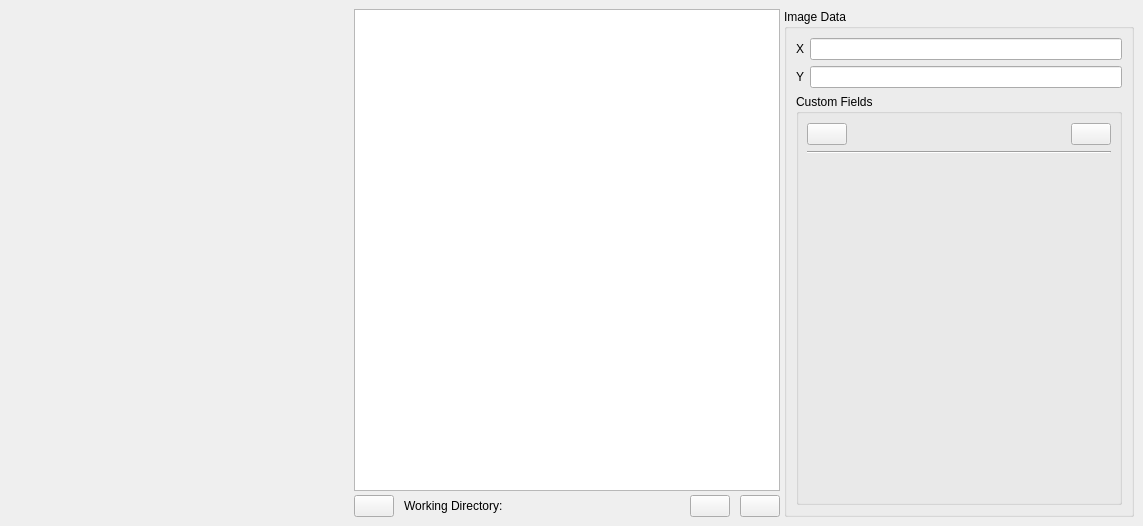
<?xml version="1.0" encoding="UTF-8"?>
<ui version="4.0">
 <class>CentralWidget</class>
 <widget class="QWidget" name="CentralWidget">
  <property name="geometry">
   <rect>
    <x>0</x>
    <y>0</y>
    <width>1143</width>
    <height>526</height>
   </rect>
  </property>
  <property name="windowTitle">
   <string>Form</string>
  </property>
  <layout class="QGridLayout" name="gridLayout">
   <property name="leftMargin">
    <number>0</number>
   </property>
   <property name="topMargin">
    <number>9</number>
   </property>
   <property name="rightMargin">
    <number>9</number>
   </property>
   <property name="bottomMargin">
    <number>9</number>
   </property>
   <property name="horizontalSpacing">
    <number>4</number>
   </property>
   <property name="verticalSpacing">
    <number>0</number>
   </property>
   <item row="0" column="0" rowspan="2">
    <widget class="QFrame" name="framePointWidget">
     <property name="sizePolicy">
      <sizepolicy hsizetype="Fixed" vsizetype="Preferred">
       <horstretch>0</horstretch>
       <verstretch>0</verstretch>
      </sizepolicy>
     </property>
     <property name="minimumSize">
      <size>
       <width>350</width>
       <height>0</height>
      </size>
     </property>
     <property name="maximumSize">
      <size>
       <width>16777215</width>
       <height>16777215</height>
      </size>
     </property>
     <property name="frameShape">
      <enum>QFrame::NoFrame</enum>
     </property>
     <property name="frameShadow">
      <enum>QFrame::Plain</enum>
     </property>
     <property name="lineWidth">
      <number>0</number>
     </property>
     <layout class="QVBoxLayout" name="verticalLayout">
      <property name="spacing">
       <number>0</number>
      </property>
      <property name="leftMargin">
       <number>0</number>
      </property>
      <property name="topMargin">
       <number>0</number>
      </property>
      <property name="rightMargin">
       <number>0</number>
      </property>
      <property name="bottomMargin">
       <number>0</number>
      </property>
     </layout>
    </widget>
   </item>
   <item row="0" column="1">
    <widget class="CentralGraphicsView" name="graphicsView"/>
   </item>
   <item row="1" column="1">
    <layout class="QHBoxLayout" name="horizontalLayout">
     <property name="spacing">
      <number>10</number>
     </property>
     <property name="topMargin">
      <number>4</number>
     </property>
     <item>
      <widget class="QPushButton" name="pushButtonFolder">
       <property name="toolTip">
        <string>Load folder of images.</string>
       </property>
       <property name="text">
        <string/>
       </property>
       <property name="icon">
        <iconset resource="../icons/ddg.qrc">
         <normaloff>:/icons/folder.svg</normaloff>:/icons/folder.svg</iconset>
       </property>
       <property name="iconSize">
        <size>
         <width>24</width>
         <height>24</height>
        </size>
       </property>
      </widget>
     </item>
     <item>
      <widget class="QLabel" name="label_3">
       <property name="text">
        <string>Working Directory:</string>
       </property>
      </widget>
     </item>
     <item>
      <widget class="QLabel" name="labelWorkingDirectory">
       <property name="text">
        <string/>
       </property>
      </widget>
     </item>
     <item>
      <spacer name="horizontalSpacer_2">
       <property name="orientation">
        <enum>Qt::Horizontal</enum>
       </property>
       <property name="sizeHint" stdset="0">
        <size>
         <width>40</width>
         <height>20</height>
        </size>
       </property>
      </spacer>
     </item>
     <item>
      <widget class="QPushButton" name="pushButtonZoomIn">
       <property name="toolTip">
        <string>Zoom in.</string>
       </property>
       <property name="text">
        <string/>
       </property>
       <property name="icon">
        <iconset resource="../icons/ddg.qrc">
         <normaloff>:/icons/zoom_in.svg</normaloff>:/icons/zoom_in.svg</iconset>
       </property>
       <property name="iconSize">
        <size>
         <width>24</width>
         <height>24</height>
        </size>
       </property>
      </widget>
     </item>
     <item>
      <widget class="QPushButton" name="pushButtonZoomOut">
       <property name="toolTip">
        <string>Zoom out.</string>
       </property>
       <property name="text">
        <string/>
       </property>
       <property name="icon">
        <iconset resource="../icons/ddg.qrc">
         <normaloff>:/icons/zoom_out.svg</normaloff>:/icons/zoom_out.svg</iconset>
       </property>
       <property name="iconSize">
        <size>
         <width>24</width>
         <height>24</height>
        </size>
       </property>
      </widget>
     </item>
    </layout>
   </item>
   <item row="0" column="2" rowspan="2">
    <widget class="QGroupBox" name="groupBoxImageData">
     <property name="minimumSize">
      <size>
       <width>350</width>
       <height>0</height>
      </size>
     </property>
     <property name="maximumSize">
      <size>
       <width>350</width>
       <height>16777215</height>
      </size>
     </property>
     <property name="title">
      <string>Image Data</string>
     </property>
     <layout class="QVBoxLayout" name="verticalLayout_2">
      <item>
       <layout class="QHBoxLayout" name="horizontalLayout_2">
        <item>
         <widget class="QLabel" name="label">
          <property name="text">
           <string>X</string>
          </property>
         </widget>
        </item>
        <item>
         <widget class="QLineEdit" name="lineEditX">
          <property name="sizePolicy">
           <sizepolicy hsizetype="Expanding" vsizetype="Fixed">
            <horstretch>0</horstretch>
            <verstretch>0</verstretch>
           </sizepolicy>
          </property>
         </widget>
        </item>
       </layout>
      </item>
      <item>
       <layout class="QHBoxLayout" name="horizontalLayout_3">
        <item>
         <widget class="QLabel" name="label_2">
          <property name="text">
           <string>Y</string>
          </property>
         </widget>
        </item>
        <item>
         <widget class="QLineEdit" name="lineEditY"/>
        </item>
       </layout>
      </item>
      <item>
       <widget class="QGroupBox" name="groupBoxCustomFields">
        <property name="sizePolicy">
         <sizepolicy hsizetype="Preferred" vsizetype="Expanding">
          <horstretch>0</horstretch>
          <verstretch>0</verstretch>
         </sizepolicy>
        </property>
        <property name="title">
         <string>Custom Fields</string>
        </property>
        <layout class="QVBoxLayout" name="verticalLayout_3">
         <property name="leftMargin">
          <number>8</number>
         </property>
         <property name="rightMargin">
          <number>8</number>
         </property>
         <item>
          <layout class="QHBoxLayout" name="horizontalLayout_4">
           <item>
            <widget class="QPushButton" name="pushButtonDeleteField">
             <property name="toolTip">
              <string>Delete custom field.</string>
             </property>
             <property name="text">
              <string/>
             </property>
             <property name="icon">
              <iconset resource="../icons/ddg.qrc">
               <normaloff>:/icons/delete.svg</normaloff>:/icons/delete.svg</iconset>
             </property>
             <property name="iconSize">
              <size>
               <width>24</width>
               <height>24</height>
              </size>
             </property>
            </widget>
           </item>
           <item>
            <spacer name="horizontalSpacer">
             <property name="orientation">
              <enum>Qt::Horizontal</enum>
             </property>
             <property name="sizeHint" stdset="0">
              <size>
               <width>40</width>
               <height>20</height>
              </size>
             </property>
            </spacer>
           </item>
           <item>
            <widget class="QPushButton" name="pushButtonAddField">
             <property name="toolTip">
              <string>Add custom field.</string>
             </property>
             <property name="text">
              <string/>
             </property>
             <property name="icon">
              <iconset resource="../icons/ddg.qrc">
               <normaloff>:/icons/add.svg</normaloff>:/icons/add.svg</iconset>
             </property>
             <property name="iconSize">
              <size>
               <width>24</width>
               <height>24</height>
              </size>
             </property>
            </widget>
           </item>
          </layout>
         </item>
         <item>
          <widget class="Line" name="line">
           <property name="orientation">
            <enum>Qt::Horizontal</enum>
           </property>
          </widget>
         </item>
         <item>
          <widget class="QFrame" name="frameCustomFields">
           <property name="sizePolicy">
            <sizepolicy hsizetype="Preferred" vsizetype="Expanding">
             <horstretch>0</horstretch>
             <verstretch>0</verstretch>
            </sizepolicy>
           </property>
           <property name="frameShape">
            <enum>QFrame::NoFrame</enum>
           </property>
           <property name="frameShadow">
            <enum>QFrame::Plain</enum>
           </property>
          </widget>
         </item>
        </layout>
       </widget>
      </item>
     </layout>
    </widget>
   </item>
  </layout>
 </widget>
 <customwidgets>
  <customwidget>
   <class>CentralGraphicsView</class>
   <extends>QGraphicsView</extends>
   <header>ddg/central_graphics_view</header>
  </customwidget>
 </customwidgets>
 <resources>
  <include location="../icons/ddg.qrc"/>
 </resources>
 <connections/>
</ui>
